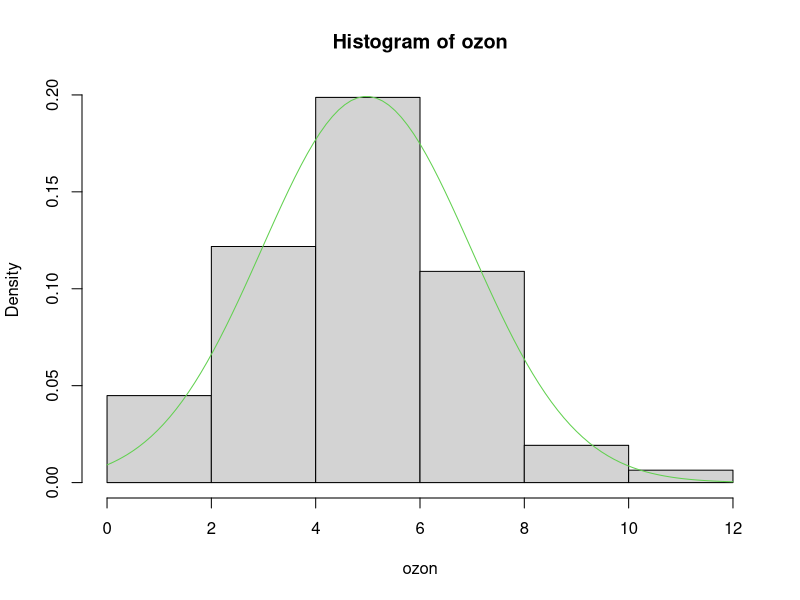
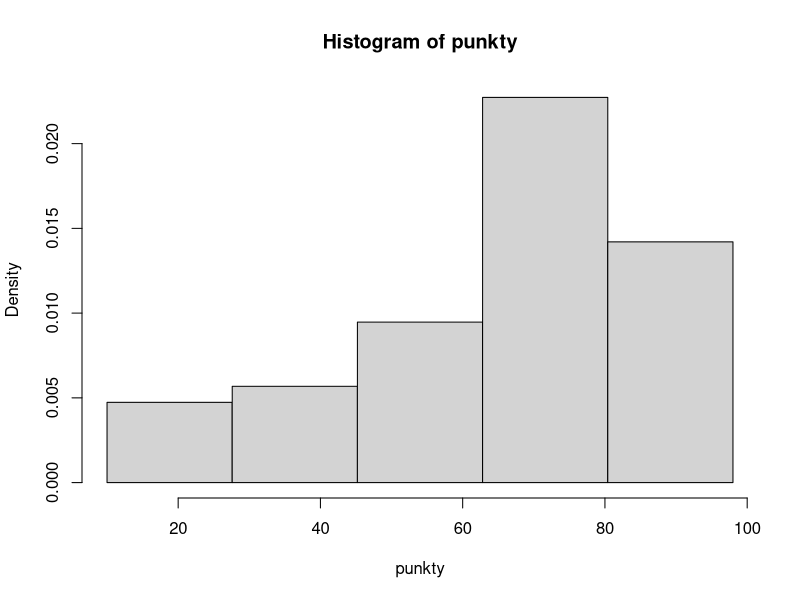

Here is the R script that generated these plots, in order:
install.packages("nortest")
library(nortest)
###################################################################
#     1  chi2 1      
###################################################################

points = read.csv("normalnosc_punkty.csv", sep = ";")
ozon = read.csv("normalnosc_ozon.csv", sep=";")

# 1 test
#38% było zatrudnionych w innej
#32% samozatrudnionych, 
#23% było freelancerami lub konsultantami,
#a 7% założyło własne firmy

# 2 test 
# 300 emerytowanych menedżerów
#122 pracowało dla innej firmy, 
#85 prowadziło działalność na własny rachunek,
#76 pracowało jako freelancer
#lub doradzało, a 17 założyło własne firmy.

#Czy przy istotności 10% dane potwierdzają, że odsetki
#poszczególnych zatrudnionych w hrabstwie Allegheny różnią się od ich
#odpowiedników w skali całego kraju?

obs=c(122, 85, 76, 17)
n = sum(obs)
teor=c(0.38*n, 0.32*n, 0.23*n, 0.07*n)


alpha = 0.1

# Hipoteza
# Każda częstość występowania jest równa tej teoretycznej
# H0: rozkład częstości pracujących emerytów 
#     ze względu na typ pracy jest zgodny z oczekiwaniem
# H1: co najmniej jedna ta częstość jest inna

# Trzeba uważać na precyzje floating point 
chisq.test(obs, p = teor/n) #p.val = 0.3485 df = 3 (ilość kategorii - 1)

# alpha = 0.1 < p.value => nie odrzucamy H0

#Interpretacja
# Na poziomie istotności 10% dane nie potwierdzając, że społeczność 
# emerycka różni się od oczekiwanej prognozy 

###################################################################
#     2  chi2 2      
###################################################################


#74% to wypadki, 16% to zabójstwa, a 10% to samobójstw

# 68 wypadków śmiertelnych, 
#27 zabójstw i 
#5 samobójstw. 
#istotności 10% dane potwierdzają, 
#że odsetki poszczególnych zgonów różnią się od przedstawionych w artykule?


obs=c(68, 27, 5)
n = sum(obs)
teor=c(0.74 * n, 0.16 * n, 0.1 * n)


alpha = 0.1
chisq.test(obs, p = teor/n) #p.val = 0.3485 df = 3 (ilość kategorii - 1)
# 0.005 < alpha -> odrzucamy h0
#Interpretacja
# Na poziomie istotności 10% dane potwierdzają, że odsetki poszczególnych
# zgonów rożni się od przedstawionych w artykule

###################################################################
#     4  chi2 4     pogrupowane w przedziały, czy stężenie ma rozkład normalny, duzo testow
###################################################################

# stezenie ozonu
# 78 kolejnych dni

# Z pliku

file=read.csv("normalnosc_ozon.csv",sep=";",dec=",")
ozon=file$ozon
br=c(0,2,4,6,8,10,12)
k=length(br)-1
series=cut(ozon,br)
y=table(series) # tabela grup, tworzenie grup


m=mean(ozon)
s=sd(ozon)
n=length(ozon)

hist(ozon,br,freq=F)
curve(dnorm(x,m,s),xlim=c(br[1],br[k+1]),col=3, add=TRUE)


observedf=c();
for (i in 1:dim(y)){
  observedf=c(observedf,y[[i]])
}
observedf


normprobabilities=c();
for (i in 1:length(br)-1) {
  normprobabilities=c(normprobabilities,pnorm(br[i+1],m,s)-pnorm(br[i],m,s))
}
normprobabilities[1]=pnorm(br[2],m,s)
normprobabilities[length(br)-1]=1-pnorm(br[length(br)-1],m,s)

normalfreq=normprobabilities*n
normalfreq

#Zauważmy, że w dwóch ostatnich klasach mamy mniej niż 5 obserwacji.
#Dlatego musimy połączyć te klasy.

normalfreq[k-1]=normalfreq[k-1]+normalfreq[k]
normalfreq=normalfreq[-c(k)]

observedf[k-1]=observedf[k-1]+observedf[k]
observedf=observedf[-c(k)]

normalfreq
observedf


k=k-1

expectedp=normalfreq/sum(normalfreq)
expectedp

chisq.test(observedf,p=expectedp)


# Jaki test powinniśmy użyć do oceny normalności
# Porównanie wyników:

# Pearson p.val tak naprawdę jest między p.val1, a p.val2
pearson.test(ozon, n.classes = 6, adjust=F) #p.val1 = 0.3708
pearson.test(ozon, n.classes = 6, adjust=T) #p.val2 = 0.1457
# tak czy siak p.val > alpha = 0.05
# Nie odrzucamy H0


# Kołmogorowa-lillieforsa - dobry tylko dla małych próbów n < 50

# Cramer von Mises
cvm.test(ozon) # p.val=0.332
# Nie odrzucamy H0

# Anderson-Darling
ad.test(ozon) #p.val = 0.275
# Nie odrzucamy H0

# Shapiro-Wilk
shapiro.test(ozon) #p.val = 0.1098
# Ciągle nie odrzucamy 

#Żaden z testów nie odrzuca hipotezy od normalności rozkłady stężenie ozonu 

###################################################################
#     6  chi2 6     czy oceny mają rozkład normalny, duzo testow, 15*4 ocen < 50.
###################################################################


punkty = points$punkty
cvm.test(punkty) # p.val < 0.01
ad.test(punkty)  # p.val < 0.01
shapiro.test(punkty) #p.val < 0.01
# odrzucamy H0, wszystkie mniejsze
br=seq(min(punkty), max(punkty), length=6)
hist(punkty, br, freq=F)


###################################################################
#     8  chi2 8     duzo danych (100)
###################################################################

# 100 pasazerow
# 3 linie, odp tak i nie
#czy zgubienie zależy od linii lotniczej?
tak=c(10,7,4)
nie=c(90,93,96)
#istotności 0,05

#H0: nie ma zależności miedzy proporcja 
#    zgubionych bagazy, a linia lotnicza

TK = data.frame(tak, nie) # Tablica Kontyngencji

chisq.test(TK) #p.val = 0.251
# alpha < p.val nie odrzucamy H0

#Na poziomie istotności 5% dane nie potwierdzają, że odsetek pasażerów
# którzy zgubili bagaż zależy od linii lotniczych



###################################################################
#     9  chi2 9     bardzo duzo danych (ok. 1000)
###################################################################
#3 odp wzgledem wieku

za =c(96, 96, 90, 36)
przeciw = c(201, 189, 195, 234)
nw = c(3,15,15,30)

tk = data.frame(za, przeciw, nw)

chisq.test(tk) # p.val = 0
#p-val < alpha odrzucamy h0
#na poziomie istotności alpha dane potwierdzają, że opinia o instalowaniu anted jest zależna od wieku
